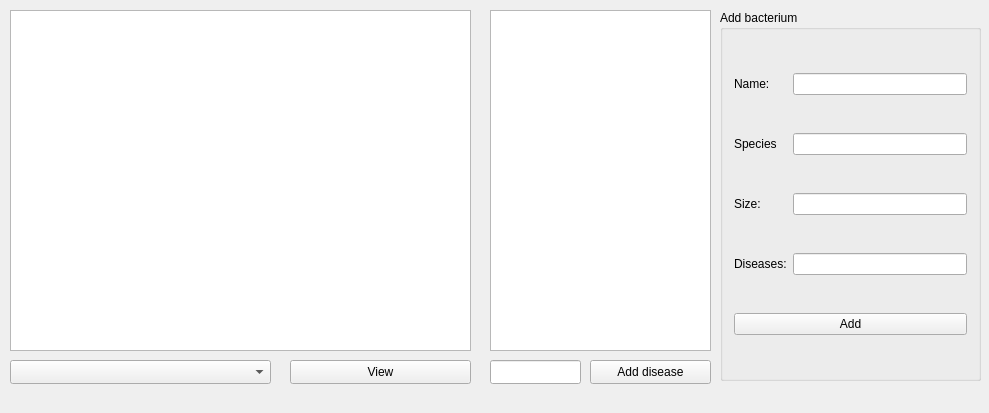
<?xml version="1.0" encoding="UTF-8"?>
<ui version="4.0">
 <class>BiologistFormClass</class>
 <widget class="QMainWindow" name="BiologistFormClass">
  <property name="geometry">
   <rect>
    <x>0</x>
    <y>0</y>
    <width>989</width>
    <height>413</height>
   </rect>
  </property>
  <property name="windowTitle">
   <string>BiologistForm</string>
  </property>
  <widget class="QWidget" name="centralWidget">
   <widget class="QComboBox" name="comboBoxSearch">
    <property name="geometry">
     <rect>
      <x>10</x>
      <y>360</y>
      <width>261</width>
      <height>24</height>
     </rect>
    </property>
   </widget>
   <widget class="QTableView" name="tableViewBacterium">
    <property name="geometry">
     <rect>
      <x>10</x>
      <y>10</y>
      <width>461</width>
      <height>341</height>
     </rect>
    </property>
   </widget>
   <widget class="QPushButton" name="pushButtonView">
    <property name="geometry">
     <rect>
      <x>290</x>
      <y>360</y>
      <width>181</width>
      <height>24</height>
     </rect>
    </property>
    <property name="text">
     <string>View</string>
    </property>
   </widget>
   <widget class="QGroupBox" name="groupBox">
    <property name="geometry">
     <rect>
      <x>720</x>
      <y>10</y>
      <width>261</width>
      <height>371</height>
     </rect>
    </property>
    <property name="title">
     <string>Add bacterium</string>
    </property>
    <layout class="QGridLayout" name="gridLayout">
     <item row="0" column="0">
      <widget class="QLabel" name="label">
       <property name="text">
        <string>Name:</string>
       </property>
      </widget>
     </item>
     <item row="0" column="1">
      <widget class="QLineEdit" name="lineEditName"/>
     </item>
     <item row="1" column="0">
      <widget class="QLabel" name="label_2">
       <property name="text">
        <string>Species</string>
       </property>
      </widget>
     </item>
     <item row="1" column="1">
      <widget class="QLineEdit" name="lineEditSpecies"/>
     </item>
     <item row="2" column="0">
      <widget class="QLabel" name="label_3">
       <property name="text">
        <string>Size:</string>
       </property>
      </widget>
     </item>
     <item row="2" column="1">
      <widget class="QLineEdit" name="lineEditSize"/>
     </item>
     <item row="3" column="0">
      <widget class="QLabel" name="label_4">
       <property name="text">
        <string>Diseases:</string>
       </property>
      </widget>
     </item>
     <item row="3" column="1">
      <widget class="QLineEdit" name="lineEditDiseases"/>
     </item>
     <item row="4" column="0" colspan="2">
      <widget class="QPushButton" name="pushButtonAddBacterium">
       <property name="text">
        <string>Add</string>
       </property>
      </widget>
     </item>
    </layout>
   </widget>
   <widget class="QListWidget" name="listWidgetDiseases">
    <property name="geometry">
     <rect>
      <x>490</x>
      <y>10</y>
      <width>221</width>
      <height>341</height>
     </rect>
    </property>
   </widget>
   <widget class="QPushButton" name="pushButtonAddDisease">
    <property name="geometry">
     <rect>
      <x>590</x>
      <y>360</y>
      <width>121</width>
      <height>24</height>
     </rect>
    </property>
    <property name="text">
     <string>Add disease</string>
    </property>
   </widget>
   <widget class="QLineEdit" name="lineEdit">
    <property name="geometry">
     <rect>
      <x>490</x>
      <y>360</y>
      <width>91</width>
      <height>24</height>
     </rect>
    </property>
   </widget>
  </widget>
 </widget>
 <layoutdefault spacing="6" margin="11"/>
 <resources>
  <include location="BiologistForm.qrc"/>
 </resources>
 <connections/>
</ui>
